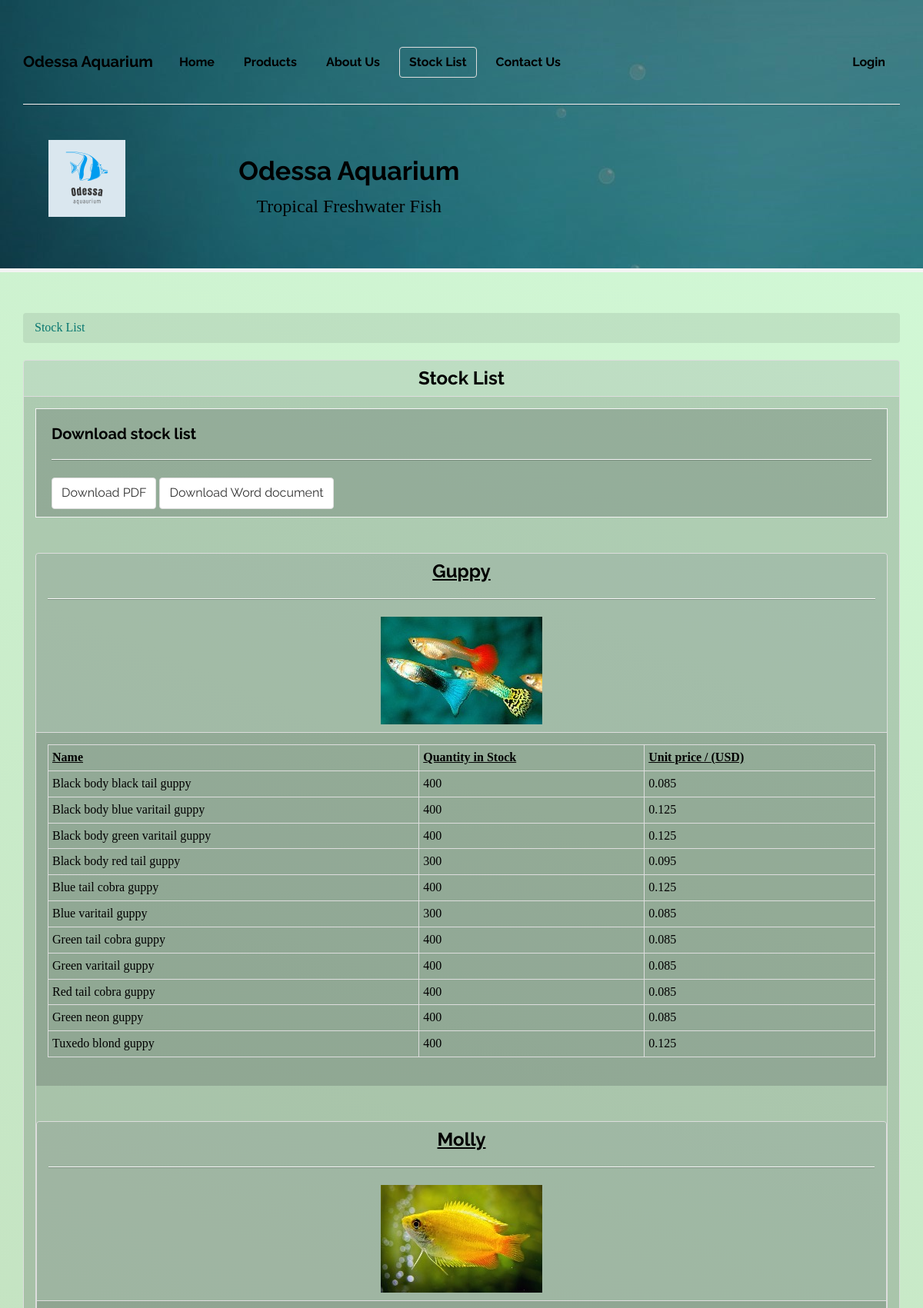
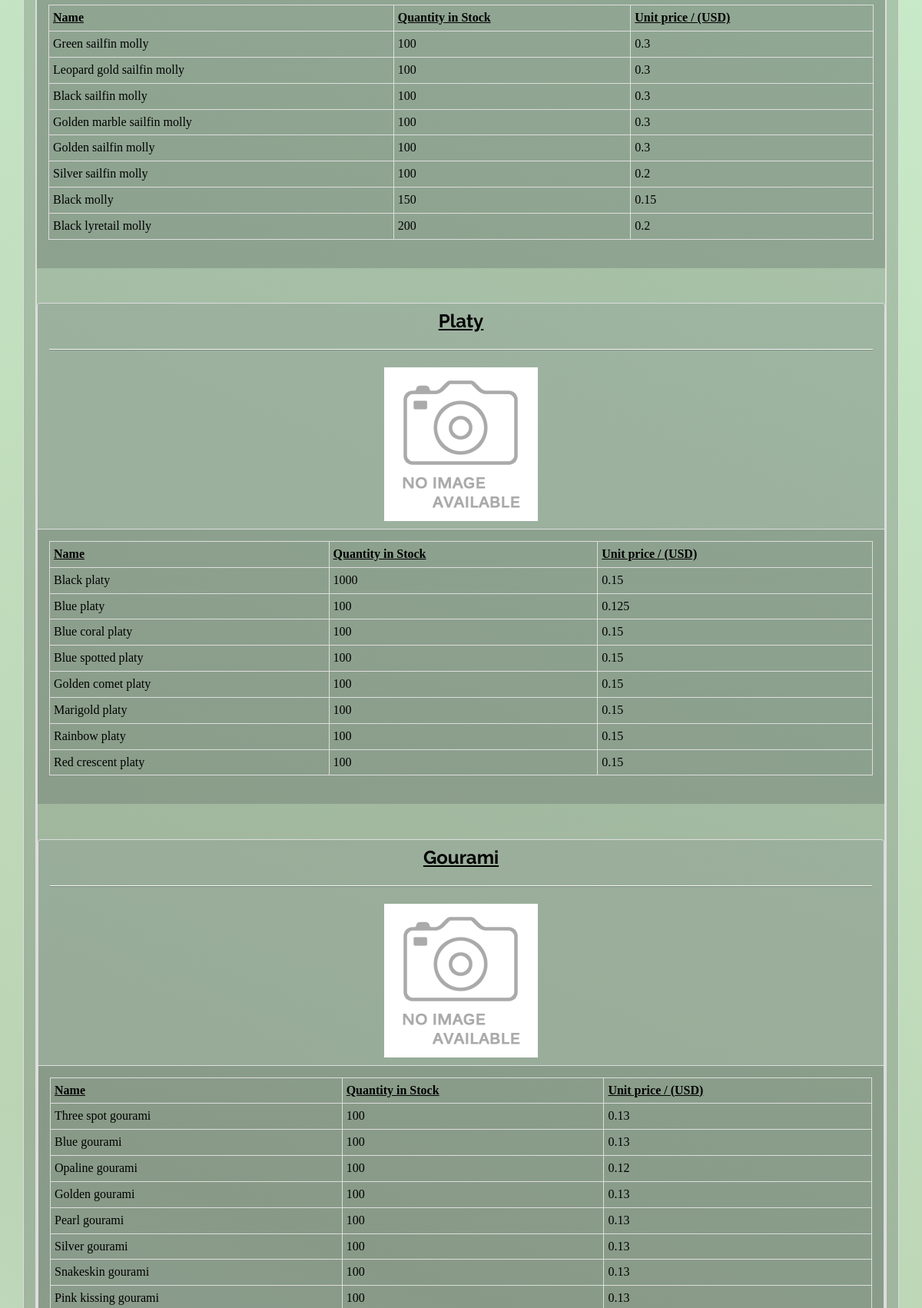
The app's page /index.php/stocks (upper part) with its own data (2 pictures, top to bottom).
### tables this page shows
CREATE TABLE `stock_category` (
  `stock_category_id` int(11) NOT NULL,
  `stock_category` varchar(255) NOT NULL,
  `user_id` varchar(255) NOT NULL,
  `category_image` varchar(255) NOT NULL
);

CREATE TABLE `stocks` (
  `stock_id` int(11) NOT NULL,
  `name` varchar(255) NOT NULL,
  `quantity_in_stock` int(11) NOT NULL,
  `unit_price` float NOT NULL,
  `stock_cat_id` int(11) NOT NULL
);

### application/controllers/Stocks.php (called while the page is built, shortened)
<?php
class Stocks extends CI_Controller{
  public function index(){
    $data['title'] = 'Stock List';
    $stocks = $this->stock_model->get_stock_with_category();
    $category_stock = array();
    foreach($stocks as $stock){
      if(!isset($category_stock[$stock['stock_category']])){
          $category_stock[$stock['stock_category']] = array();
      }
      $category_stock[$stock['stock_category']][] = $stock;
    }
    $data['category_stock'] = $category_stock;
    $data['category_image'] = $this->category_model->getcategoryimages();
    $this->load->view('templates/header');
    $this->load->view('stocks/index', $data);
    $this->load->view('templates/footer');
  }
}
?>

### index.php (called while the page is built, shortened)
<?php
require_once BASEPATH.'core/CodeIgniter.php';

### application/models/Stock_model.php (called while the page is built, shortened)
<?php
class stock_model extends CI_Model{
  public function get_stock_with_category($id = FALSE){
    if($id == FALSE){
      $this->db->select('stock_id, name, quantity_in_stock, unit_price, stock_cat_id, stock_category, category_image');
      $this->db->from('stocks');
      $this->db->join('stock_category', 'stocks.stock_cat_id = stock_category.stock_category_id');
      $query = $this->db->get();
      return $query->result_array();
    }
  }
}
?>

### application/models/Category_model.php (called while the page is built, shortened)
<?php
class Category_model extends CI_Model{
  public function getcategoryimages(){
    $this->db->select('stock_category, category_image');
    $this->db->from('stock_category');
    $query = $this->db->get();
    return $query->result_array();
  }
}
?>

### application/views/stocks/index.php (the view, shortened to what this page needs)
<?php if($this->session->userdata('logged_in')) : ?>
  <ol class="breadcrumb">
    <li class="breadcrumb-item"><a href="<?php echo base_url(); ?>dashboard/index">Dashboard</a></li>
    <li class="breadcrumb-item active"><a href="<?php echo base_url(); ?>stocks">Manage Stock</a></li>
  </ol>
<?php else : ?>
  <ol class="breadcrumb">
    <li class="breadcrumb-item active"><a href="<?php echo base_url(); ?>stocks">Stock List</a></li>
  </ol>
<?php endif; ?>
<div class="panel panel-default panel-transparent">
  <div class="panel-heading">
    <h2 class="panel-title" id="panel-main-title"><?php echo $title; ?></h2>
  </div>
  <div class="panel-body">
    <div class="box transparent">
      <h4>Download stock list</h4>
      <hr>
        <a href="<?php echo site_url('stocks/download/'.$id=1); ?>" class="btn btn-default" data-toggle="tooltip" data-placement="top" title="Download stock list in PDF format" target="_blank">Download PDF</a>
        <a href="<?php echo site_url('stocks/download/'.$id=2); ?>" class="btn btn-default" data-toggle="tooltip" data-placement="top" title="Download stock list in DOCX format" target="_blank">Download Word document</a>
    </div>
    <br><br>
    <div class="panel-group" id="accordion" role="tab-list" aria-multiselectable="true">
      <?php foreach($category_stock as $stock_category => $category_stocks ) : ?>
        <div class="panel panel-default panel-transparent">
          <div class="panel-heading" role="tab" id="stock-heading">
            <h3 class="panel-title" id="panel-main-title">
              <a role="button" data-toggle="collapse" data-parent="#accordion" href="#stock" aria-expanded="true" aria-controls="stock">
                <u><?php echo $stock_category ; ?></u>
                <hr>
                <img class="category-thumb" src="<?php echo base_url(); ?>assets/images/categories/<?php foreach($category_image as $image){if($stock_category == $image['stock_category']){echo $image['category_image'];}}?>">
              </a>
            </h3>
          </div>
          <div class="panel-collapse collapse in" id="stock" role="tabpanel" aria-labelledby="stock-heading">
          <div class="panel-body">
            <div class="table-responsive">
            <table class="table table-hover table-condensed table-bordered">
                <tr>
                  <th><u>Name</u></th>
                  <th><u>Quantity in Stock</u></th>
                  <th><u>Unit price / (USD)</u></th>
                </tr>
                <?php foreach($category_stocks as $stock) : ?>
                  <tr>
                    <td><?php echo $stock['name']; ?></td>
                    <td><?php echo $stock['quantity_in_stock']; ?></td>
                    <td><?php echo $stock['unit_price']; ?></td>
                  </tr>
                <?php endforeach; ?>
            </table>
            </div>
          </div>
        </div>
        <br><br>
      <?php endforeach; ?>
    </div>

### assets/css/styles.css (style rules this page uses)
body { background: -moz-linear-gradient(67deg, #ecfcff 0%, #ecfcff 1%, #bbd4b4 50%, #d3fbd8 99%, #d3fbd8 100%); background: -webkit-gradient(linear, left bottom, right top, color-stop(0%, #ecfcff), color-stop(1%, #ecfcff), color-stop(50%, #bbd4b4), color-stop(99%, #d3fbd8), color-stop(100%, #d3fbd8)); background: -webkit-linear-gradient(67deg, #ecfcff 0%, #ecfcff 1%, #bbd4b4 50%, #d3fbd8 99%, #d3fbd8 100%); background: -o-linear-gradient(67deg, #ecfcff 0%, #ecfcff 1%, #bbd4b4 50%, #d3fbd8 99%, #d3fbd8 100%); background: -ms-linear-gradient(67deg, #ecfcff 0%, #ecfcff 1%, #bbd4b4 50%, #d3fbd8 99%, #d3fbd8 100%); background: linear-gradient(23deg, #ecfcff 0%, #ecfcff 1%, #bbd4b4 50%, #d3fbd8 99%, #d3fbd8 100%); filter: progid:DXImageTransform.Microsoft.gradient( startColorstr='#d3fbd8', endColorstr='#ecfcff',GradientType=0 ); }
hr { border-top: 1px solid #f8f8f8; border-bottom: 1px solid rgba(0,0,0,0.2); }
.panel, .well { text-align:justify; text-justify:inter-word; }
.box { border:1px solid #f3f3f3; padding:10px 20px; color:black; }
#panel-main-title { text-align:center; font-size:1.5em; }
.panel-transparent { background:none; }
.panel-transparent .panel-heading { background: rgba(122, 130, 136, 0.2)!important; color:black; }
.panel-transparent .panel-body { background: rgba(46, 51, 56, 0.2)!important; color:black; }
.transparent { background: rgba(46, 51, 56, 0.2)!important; color:black; }
.breadcrumb { background: rgba(46, 51, 56, 0.1)!important;; }
.breadcrumb a { color:#3e9b88; }
.breadcrumb > .active a { color:#087770 !important; }

### records on screen
stock_category: category_image (picture)
stocks: name "Black body black tail guppy", quantity_in_stock "400", unit_price "0.085"
stocks: name "Black body blue varitail guppy", quantity_in_stock "400", unit_price "0.125"
stocks: name "Black body green varitail guppy", quantity_in_stock "400", unit_price "0.125"
stocks: name "Black body red tail guppy", quantity_in_stock "300", unit_price "0.095"
stocks: name "Blue tail cobra guppy", quantity_in_stock "400", unit_price "0.125"
stocks: name "Blue varitail guppy", quantity_in_stock "300", unit_price "0.085"
stocks: name "Green tail cobra guppy", quantity_in_stock "400", unit_price "0.085"
stocks: name "Green varitail guppy", quantity_in_stock "400", unit_price "0.085"
stocks: name "Red tail cobra guppy", quantity_in_stock "400", unit_price "0.085"
stocks: name "Green neon guppy", quantity_in_stock "400", unit_price "0.085"
stocks: name "Tuxedo blond guppy", quantity_in_stock "400", unit_price "0.125"
stock_category: category_image (picture)
stocks: name "Green sailfin molly", quantity_in_stock "100", unit_price "0.3"
stocks: name "Leopard gold sailfin molly", quantity_in_stock "100", unit_price "0.3"
stocks: name "Black sailfin molly", quantity_in_stock "100", unit_price "0.3"
stocks: name "Golden marble sailfin molly", quantity_in_stock "100", unit_price "0.3"
stocks: name "Golden sailfin molly", quantity_in_stock "100", unit_price "0.3"
stocks: name "Silver sailfin molly", quantity_in_stock "100", unit_price "0.2"
stocks: name "Black molly", quantity_in_stock "150", unit_price "0.15"
stocks: name "Black lyretail molly", quantity_in_stock "200", unit_price "0.2"
stock_category: category_image (placeholder picture)
stocks: name "Black platy", quantity_in_stock "1000", unit_price "0.15"
stocks: name "Blue platy", quantity_in_stock "100", unit_price "0.125"
stocks: name "Blue coral platy", quantity_in_stock "100", unit_price "0.15"
stocks: name "Blue spotted platy", quantity_in_stock "100", unit_price "0.15"
stocks: name "Golden comet platy", quantity_in_stock "100", unit_price "0.15"
stocks: name "Marigold platy", quantity_in_stock "100", unit_price "0.15"
stocks: name "Rainbow platy", quantity_in_stock "100", unit_price "0.15"
stocks: name "Red crescent platy", quantity_in_stock "100", unit_price "0.15"
stock_category: category_image (placeholder picture)
stocks: name "Three spot gourami", quantity_in_stock "100", unit_price "0.13"
stocks: name "Blue gourami", quantity_in_stock "100", unit_price "0.13"
stocks: name "Opaline gourami", quantity_in_stock "100", unit_price "0.12"
stocks: name "Golden gourami", quantity_in_stock "100", unit_price "0.13"
stocks: name "Pearl gourami", quantity_in_stock "100", unit_price "0.13"
stocks: name "Silver gourami", quantity_in_stock "100", unit_price "0.13"
stocks: name "Snakeskin gourami", quantity_in_stock "100", unit_price "0.13"
stocks: name "Pink kissing gourami", quantity_in_stock "100", unit_price "0.13"

### other values on screen
$title "Stock List"
$stock_category "Guppy"
$stock_category "Molly"
$stock_category "Platy"
$stock_category "Gourami"
